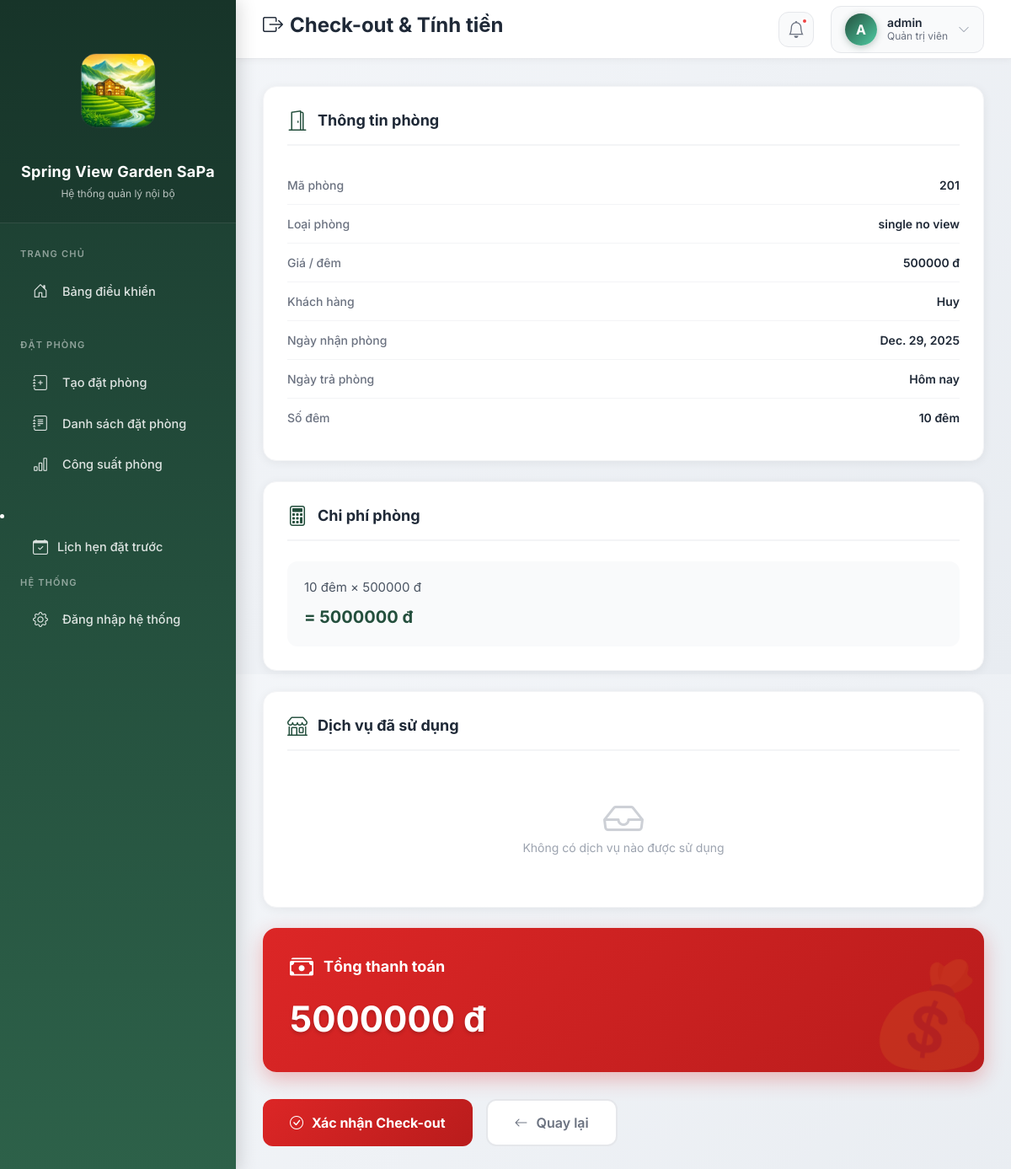
/dat-phong/check-out/2/ (signed in), run on the app's committed database.
### dat_phong/models.py (models this page shows, shortened)
class DatPhong(models.Model):
    LOAI_KHACH_CHOICES = [
        ('vang_lai', 'Vãng lai'),
        ('tour', 'Khách tour đoàn'),
        ('booking', 'Booking'),
        ('agoda', 'Agoda'),
        ('traveloka', 'Traveloka'),
    ]
    ma_khach = models.CharField(
        max_length=10,
        unique=True,
        editable=False,
        null=True,
        blank=True,
        verbose_name="Mã khách"
    )
    phong = models.ForeignKey(
        Phong,
        on_delete=models.PROTECT,
        verbose_name="Phòng"
    )
    ten_khach = models.CharField(
        max_length=100,
        verbose_name="Tên khách"
    )
    loai_khach = models.CharField(
        max_length=20,
        choices=LOAI_KHACH_CHOICES,
        verbose_name="Loại khách"
    )
    ngay_nhan = models.DateField(
        verbose_name="Ngày nhận phòng"
    )
    ngay_tra_du_kien = models.DateField(
        verbose_name="Ngày trả dự kiến"
    )
    ngay_tra = models.DateField(
        null=True,
        blank=True,
        verbose_name="Ngày trả phòng"
    )
    dang_o = models.BooleanField(
        default=True,
        verbose_name="Đang ở"
    )
    class Meta:
        ordering = ['-dang_o', '-ngay_nhan']

### khach_san/models.py (models this page shows, shortened)
class Phong(models.Model):
    TRANG_THAI_CHOICES = [
        ('trong', 'Trống'),
        ('dang_thue', 'Đang thuê'),
        ('dang_bao_tri', 'Đang bảo trì'),
    ]
    ma_phong = models.CharField(max_length=10, unique=True)
    loai_phong = models.ForeignKey(LoaiPhong, on_delete=models.PROTECT)
    trang_thai = models.CharField(
        max_length=20,
        choices=TRANG_THAI_CHOICES,
        default='trong'
    )

class LoaiPhong(models.Model):
    ten_loai = models.CharField(max_length=100)
    gia_mot_dem = models.PositiveIntegerField(
        verbose_name="Giá / đêm (VND)"
    )

### dat_phong/views.py (the view, shortened to what this page needs)
# urls.py: path('check-out/<int:dat_phong_id>/', views.check_out, name='check_out'),
@staff_member_required
def check_out(request, dat_phong_id):
    dat_phong = get_object_or_404(DatPhong, id=dat_phong_id, dang_o=True)
    ngay_tra = timezone.now().date()
    so_dem = (ngay_tra - dat_phong.ngay_nhan).days
    if so_dem <= 0:
        so_dem = 1
    gia_mot_dem = dat_phong.phong.loai_phong.gia_mot_dem
    ds_dich_vu = SuDungDichVu.objects.filter(dat_phong=dat_phong)
    tong_dich_vu = sum(dv.thanh_tien() for dv in ds_dich_vu)
    tien_phong = so_dem * gia_mot_dem
    tong_tien = tien_phong + tong_dich_vu
    return render(request, 'dat_phong/checkout.html', {
        'dat_phong': dat_phong,
        'so_dem': so_dem,
        'tien_phong': tien_phong,
        'ds_dich_vu': ds_dich_vu,
        'tien_dich_vu': tong_dich_vu,
        'tong_tien': tong_tien,
    })

### templates/dat_phong/checkout.html (shortened to what this page needs)
<html>
 <head>
  <script src="https://cdn.tailwindcss.com" type="text/javascript"></script>
 </head>
 <body>
  {% extends "base.html" %} {% block title %} Check-out &amp; Tính tiền {% endblock %} {% block page_title %} <i class="bi bi-box-arrow-right me-2"></i>Check-out &amp; Tính tiền {% endblock %}  {% block content %}
  <div class="info-section">
   <div class="info-section-header"><i class="bi bi-door-open"></i>
    <h5>Thông tin phòng</h5>
   </div>
   <div class="info-row"><span class="info-label">Mã phòng</span> <span class="info-value">{{ dat_phong.phong.ma_phong }}</span>
   </div>
   <div class="info-row"><span class="info-label">Loại phòng</span> <span class="info-value">{{ dat_phong.phong.loai_phong.ten_loai }}</span>
   </div>
   <div class="info-row"><span class="info-label">Giá / đêm</span> <span class="info-value">{{ dat_phong.phong.loai_phong.gia_mot_dem }} đ</span>
   </div>
   <div class="info-row"><span class="info-label">Khách hàng</span> <span class="info-value">{{ dat_phong.ten_khach }}</span>
   </div>
   <div class="info-row"><span class="info-label">Ngày nhận phòng</span> <span class="info-value">{{ dat_phong.ngay_nhan }}</span>
   </div>
   <div class="info-row"><span class="info-label">Ngày trả phòng</span> <span class="info-value">{{ dat_phong.ngay_tra|default:"Hôm nay" }}</span>
   </div>
   <div class="info-row"><span class="info-label">Số đêm</span> <span class="info-value">{{ so_dem }} đêm</span>
   </div>
  </div>
  <div class="info-section">
   <div class="info-section-header"><i class="bi bi-calculator"></i>
    <h5>Chi phí phòng</h5>
   </div>
   <div class="price-calc">
    <p class="price-calc-text">{{ so_dem }} đêm × {{ dat_phong.phong.loai_phong.gia_mot_dem }} đ</p>
    <div class="price-calc-result">
     = {{ tien_phong }} đ
    </div>
   </div>
  </div>
  <div class="info-section">
   <div class="info-section-header"><i class="bi bi-shop"></i>
    <h5>Dịch vụ đã sử dụng</h5>
   </div> {% if ds_dich_vu %}
   <table class="table service-table mb-0">
    <thead>
     <tr>
      <th>Tên dịch vụ</th>
      <th style="text-align: right;">Đơn giá</th>
      <th style="text-align: center;">Số lượng</th>
      <th style="text-align: right;">Thành tiền</th>
     </tr>
    </thead>
    <tbody>
     {% for dv in ds_dich_vu %}
     <tr>
      <td>{{ dv.dich_vu.ten_dich_vu }}</td>
      <td style="text-align: right;">{{ dv.dich_vu.gia }} đ</td>
      <td style="text-align: center;">{{ dv.so_luong }}</td>
      <td style="text-align: right; font-weight: 600;">{{ dv.thanh_tien }} đ</td>
     </tr> {% endfor %}
    </tbody>
   </table>
   <div class="service-total">
    <p class="service-total-text">Tổng tiền dịch vụ: {{ tien_dich_vu }} đ</p>
   </div> {% else %}
   <div class="empty-service"><i class="bi bi-inbox"></i>
    <p>Không có dịch vụ nào được sử dụng</p>
   </div> {% endif %}
  </div>
  <div class="total-card">
   <div class="total-card-header"><i class="bi bi-cash-stack"></i>
    <h5>Tổng thanh toán</h5>
   </div>
   <div class="total-amount">
    {{ tong_tien }} đ
   </div>
  </div>
  <form method="post">
   <div class="action-buttons"><button type="submit" class="btn-checkout"> <i class="bi bi-check-circle"></i> Xác nhận Check-out </button> <a href="{% url 'khach_san:chi_tiet_phong' dat_phong.phong.ma_phong %}" class="btn-back"> <i class="bi bi-arrow-left"></i> Quay lại </a>
   </div>
  </form> {% endblock %}

### templates/base.html (shortened to what this page needs)
<html lang="vi" class="h-full">
 <head>
  <script src="https://cdn.tailwindcss.com" type="text/javascript"></script>
 </head>
 <body>
  {% load static %}
  <link href="https://cdn.jsdelivr.net/npm/bootstrap@5.3.2/dist/css/bootstrap.min.css" rel="stylesheet">
  <link rel="stylesheet" href="https://cdn.jsdelivr.net/npm/bootstrap-icons@1.11.1/font/bootstrap-icons.css">
     {% block head %}{% endblock %}   {% with view_name=request.resolver_match.view_name %}
  <aside class="sidebar" id="sidebar">
   <div class="sidebar-header">
  <img
    src="{% static 'images/logo3.png' %}"
    alt="Logo Spring View Garden SaPa"
    class="sidebar-logo-img"
  />
  <div class="sidebar-title">
    Spring View Garden SaPa
  </div>
  <div class="sidebar-subtitle">
    Hệ thống quản lý nội bộ
  </div>
</div>
   <nav class="sidebar-menu">
    <div class="menu-section">
     <div class="nhom-menu">
      Trang chủ
     </div><a href="{% url 'bao_cao:trang_chu' %}" class="{% if view_name == 'bao_cao:trang_chu' %}active{% endif %}"> <i class="bi bi-house-door"></i> <span>Bảng điều khiển</span> </a>
    </div>
    <div class="menu-section">
     <div class="nhom-menu">
      Đặt phòng
     </div> {% if user.is_superuser %} <a href="{% url 'dat_phong:tao_dat_phong' %}" class=""> <i class="bi bi-journal-plus"></i> <span>Tạo đặt phòng</span> </a> {% endif %} {% if user.is_superuser %} <a href="{% url 'dat_phong:danh_sach_dat_phong' %}" class=""> <i class="bi bi-journal-text"></i> <span>Danh sách đặt phòng</span> </a> {% endif %} {% if user.is_superuser %} <a href="{% url 'bao_cao:cong_suat_phong' %}" class=""> <i class="bi bi-bar-chart"></i> <span>Công suất phòng</span> </a> {% endif %}
    </div>
<li class="nav-item">
  <a class="nav-link" href="{% url 'dat_phong:lich_hen_list' %}">
    <i class="bi bi-calendar-check me-2"></i> Lịch hẹn đặt trước
  </a>
</li>
    <div class="menu-section">
     <div class="nhom-menu">
      Hệ thống
     </div><a href="/admin/"> <i class="bi bi-gear"></i> <span>Đăng nhập hệ thống</span> </a>
    </div>
   </nav>
  </aside> {% endwith %}
  <header class="topbar">
   <div style="display: flex; align-items: center; gap: 16px;"><button class="mobile-menu-btn" onclick="toggleSidebar()">  </button>
    <h1 class="topbar-title">{% block page_title %}Quản lý khách sạn{% endblock %}</h1>
   </div>
   <div class="topbar-right"><button class="notification-btn"> <i class="bi bi-bell"></i> <span class="notification-badge"></span> </button>
    <div class="topbar-user">
     <div class="user-avatar">
      {% if user.is_authenticated %} {{ user.username|first|upper }} {% else %} ? {% endif %}
     </div>
     <div class="user-info">
      <div class="user-name">
       {% if user.is_authenticated %} {{ user.username }} {% else %} Khách {% endif %}
      </div>
      <div class="user-role">
       {% if user.is_superuser %} Quản trị viên {% elif user.is_authenticated %} Nhân viên {% else %} Chưa đăng nhập {% endif %}
      </div>
     </div><i class="bi bi-chevron-down" style="color: #9ca3af; font-size: 14px;"></i>
    </div>
   </div>
  </header>
  <main class="main-content">
   {% block content %}{% endblock %}
  </main>
 </body>
</html>

### templates/base.html (style rules this page uses)
body { box-sizing: border-box; }
* { margin: 0; padding: 0; box-sizing: border-box; }
html, body { height: 100%; width: 100%; font-family: 'Inter', -apple-system, BlinkMacSystemFont, sans-serif; }
body { background: linear-gradient(135deg, #f5f7fa 0%, #e8ecf1 100%); overflow-x: hidden; }
.sidebar { width: 280px; height: 100%; position: fixed; left: 0; top: 0; background: linear-gradient(180deg, #1a3a2e 0%, #244f3d 50%, #2d6149 100%); color: #ffffff; padding: 0; box-shadow: 4px 0 20px rgba(0, 0, 0, 0.15); z-index: 1000; overflow-y: auto; overflow-x: hidden; }
.sidebar-header { padding: 30px 20px 25px; text-align: center; border-bottom: 1px solid rgba(255, 255, 255, 0.1); background: rgba(0, 0, 0, 0.1); }
.sidebar-title { font-size: 18px; font-weight: 700; color: #ffffff; margin-bottom: 4px; letter-spacing: 0.3px; }
.sidebar-subtitle { font-size: 12px; color: rgba(255, 255, 255, 0.7); font-weight: 400; }
.sidebar-menu { padding: 20px 0; }
.menu-section { margin-bottom: 25px; }
.nhom-menu { padding: 8px 24px; font-size: 11px; text-transform: uppercase; letter-spacing: 1.2px; color: rgba(255, 255, 255, 0.5); font-weight: 600; margin-bottom: 5px; }
.sidebar a { color: rgba(255, 255, 255, 0.85); text-decoration: none; display: flex; align-items: center; padding: 12px 24px; margin: 3px 12px; border-radius: 10px; transition: all 0.3s ease; font-size: 14.5px; font-weight: 500; position: relative; overflow: hidden; }
.sidebar a::before { content: ''; position: absolute; left: 0; top: 0; width: 4px; height: 100%; background: #4ecca3; transform: scaleY(0); transition: transform 0.3s ease; }
.sidebar a i { margin-right: 14px; font-size: 18px; width: 24px; text-align: center; }
.topbar { height: 70px; background: #ffffff; border-bottom: 1px solid #e5e7eb; position: fixed; top: 0; left: 280px; right: 0; display: flex; align-items: center; justify-content: space-between; padding: 0 32px; z-index: 999; box-shadow: 0 2px 8px rgba(0, 0, 0, 0.04); }
.topbar-title { font-size: 24px; font-weight: 700; color: #1f2937; }
.topbar-right { display: flex; align-items: center; gap: 20px; }
.topbar-user { display: flex; align-items: center; gap: 12px; padding: 8px 16px; background: #f9fafb; border-radius: 12px; border: 1px solid #e5e7eb; transition: all 0.3s ease; }
.user-avatar { width: 38px; height: 38px; border-radius: 50%; background: linear-gradient(135deg, #244f3d 0%, #4ecca3 100%); display: flex; align-items: center; justify-content: center; color: white; font-weight: 700; font-size: 16px; box-shadow: 0 2px 8px rgba(36, 79, 61, 0.3); }
.user-info { display: flex; flex-direction: column; align-items: flex-start; }
.user-name { font-size: 14px; font-weight: 600; color: #1f2937; line-height: 1.2; }
.user-role { font-size: 12px; color: #6b7280; line-height: 1.2; }
.notification-btn { width: 42px; height: 42px; border-radius: 12px; background: #f9fafb; border: 1px solid #e5e7eb; display: flex; align-items: center; justify-content: center; cursor: pointer; transition: all 0.3s ease; position: relative; }
.notification-btn i { font-size: 20px; color: #6b7280; }
.notification-badge { position: absolute; top: 6px; right: 6px; width: 8px; height: 8px; background: #ef4444; border-radius: 50%; border: 2px solid #ffffff; }
.main-content { margin-left: 280px; margin-top: 70px; padding: 32px; min-height: calc(100% - 70px); width: calc(100% - 280px); }

### data on the page
DatPhong: phong.ma_phong "201", phong.loai_phong.ten_loai "single no view", phong.loai_phong.gia_mot_dem "500000", ten_khach "Huy", ngay_nhan "Dec. 29, 2025", ngay_tra "Hôm nay"

### other printed values
{{ user.username|first|upper }} "A"
{{ user.username }} "admin"
